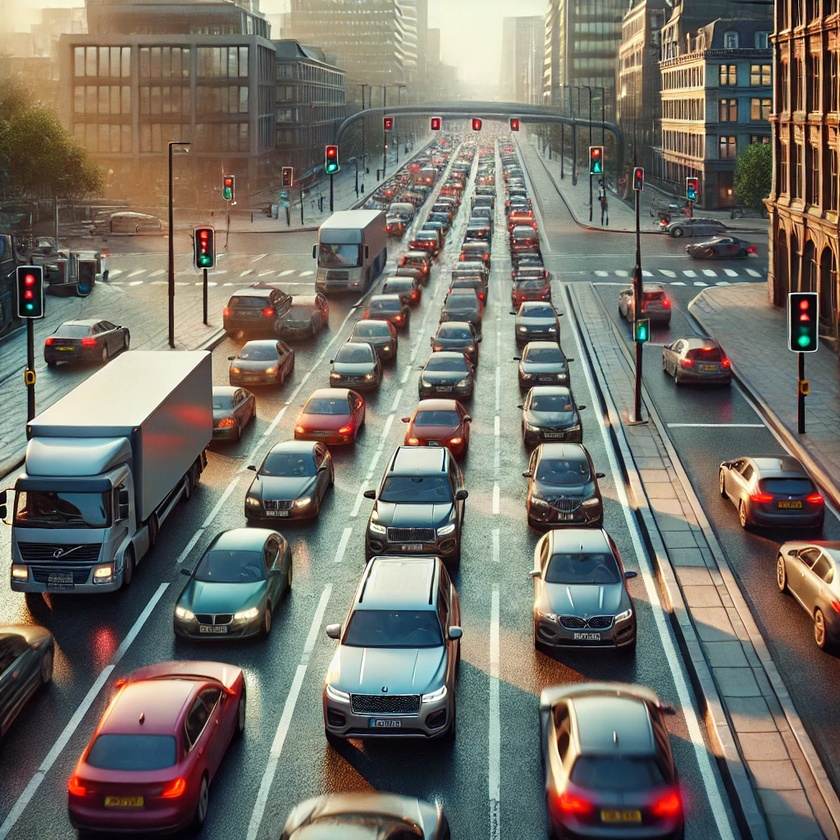
#> input picture new project/trafic2.jpg, 840 x 840 px, shrunk from 1024 x 1024 before the run
$ python vehicle_detection.py
#> lines starting #> are read from the running program, lines starting #| are printed output that depends on the picture; after the words box and inside, x2 and y2 are one past the last pixel; in counts of white or black regions, pixels touching at a corner belong together
import cv2
import pandas as pd

def load_vehicle_data(csv_path):
#> called with csv_path = 'Vehicle Detection.csv'
    try:
        df = pd.read_csv(csv_path)
#> (reads new project/Vehicle Detection.csv from the repository)
        return df
    except Exception as e:
        print(f"error loading csv: {e}")
        return None

def dummy_vehicle_detector(image):
    height, width, _ = image.shape
    detections = [
        {"id": 0, "box": (int(0.1 * width), int(0.2 * height), int(0.3 * width), int(0.3 * height))},
        {"id": 1, "box": (int(0.5 * width), int(0.4 * height), int(0.4 * width), int(0.4 * height))}
    ]
    return detections

def match_vehicle_details(detections, vehicle_data):
    matched_details = []
    for det in detections:
        vehicle_id = det["id"]
        if vehicle_id < len(vehicle_data):
            details = vehicle_data.iloc[vehicle_id].to_dict()
            matched_details.append((det, details))
        else:
            matched_details.append((det, None))
    return matched_details

def main():
    csv_path = "Vehicle Detection.csv"
    image_path = "trafic2.jpg"

    vehicle_data = load_vehicle_data(csv_path)
    if vehicle_data is None:
        return

    image = cv2.imread(image_path)
#> image is the input picture: shape (840, 840, 3); mean B, G, R 104.3, 113.2, 116.9
    if image is None:
        print(f"error: could not load image from {image_path}")
        return

    detections = dummy_vehicle_detector(image)
#> detections = 2 items

    for det in detections:
        x, y, w_box, h_box = det["box"]
        cv2.rectangle(image, (x, y), (x + w_box, y + h_box), (0, 255, 0), 2)
        cv2.putText(image, f"vehicle {det['id']}", (x, y - 10),
                    cv2.FONT_HERSHEY_SIMPLEX, 0.9, (0, 255, 0), 2)
#> this loop made 2 passes
#> (det, x, y, w_box, h_box) on passes 1 to 2: ({'id': 0, 'box': (84, 168, 252, 252)}, 84, 168, 252, 252), ({'id': 1, 'box': (420, 336, 336, 336)}, 420, 336, 336, 336)
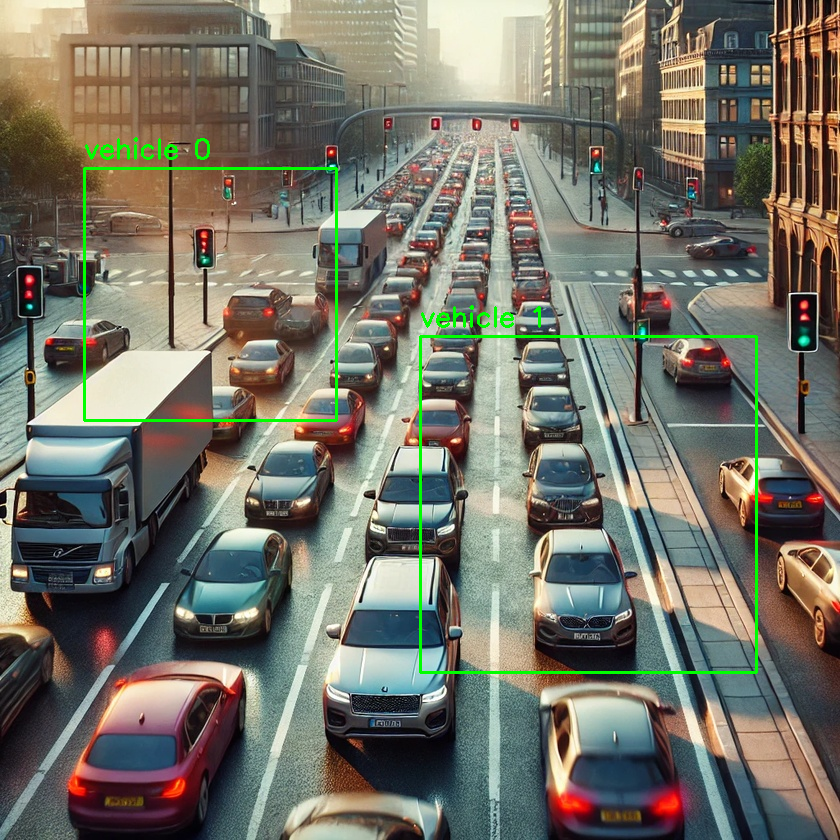
#> image: shape (840, 840, 3); 1.23% of pixels changed, all inside (x1, y1, x2, y2) = (83, 137, 758, 674)

    cv2.imshow("detected vehicles", image)
    cv2.waitKey(0)
    cv2.destroyAllWindows()

    matched = match_vehicle_details(detections, vehicle_data)
#> the loop in match_vehicle_details, `for det in detections:` made 2 passes
#> (det, vehicle_id) on passes 1 to 2: ({'id': 0, 'box': (84, 168, 252, 252)}, 0), ({'id': 1, 'box': (420, 336, 336, 336)}, 1)
#> matched = 2 items
    for det, details in matched:
        print("=" * 40)
        print(f"detected vehicle id: {det['id']}")
        if details:
            print(f"name: {details.get('name', 'n/a')}")
            print(f"model: {details.get('model', 'n/a')}")
            print(f"manufacturing date: {details.get('manufacturing_date', 'n/a')}")
        else:
            print("no details available for this vehicle.")
        print("=" * 40)
#> this loop made 2 passes
#> det on passes 1 to 2: {'id': 0, 'box': (84, 168, 252, 252)}, {'id': 1, 'box': (420, 336, 336, 336)}
#| ========================================
#| detected vehicle id: 0
#| name: Toyota
#| model: Corolla
#| manufacturing date: 2018-05-01
#| ========================================
#| ========================================
#| detected vehicle id: 1
#| name: Honda
#| model: Civic
#> (further printed lines are left out)

if __name__ == "__main__":
    main()
